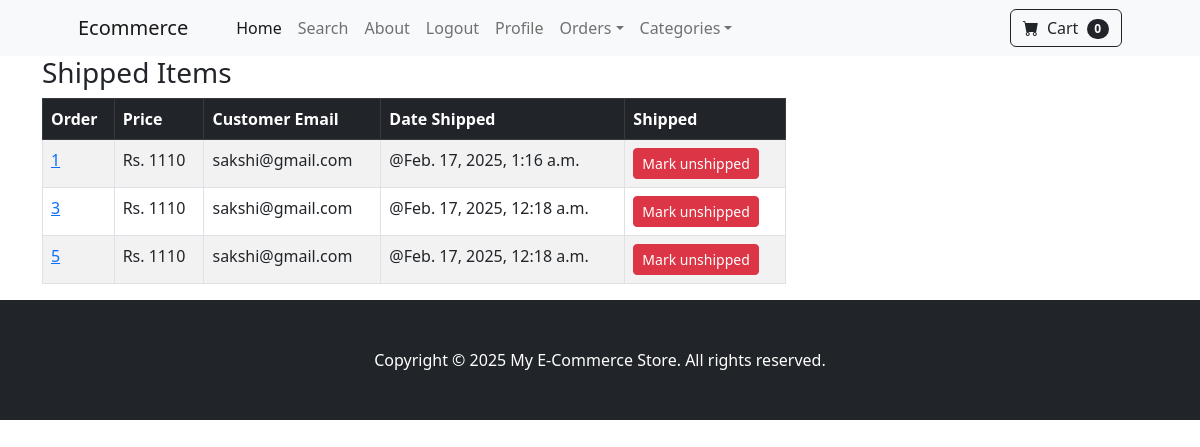
The app's page /payment/shipped_dash/ (signed in) with its own data.
### payment/models.py (models this page shows, shortened)
class Order(models.Model):
    user = models.ForeignKey(User, on_delete=models.CASCADE,null=True,blank=True)
    full_name = models.CharField(max_length=250)
    email = models.EmailField(max_length=250)
    shipping_address = models.TextField(max_length=1500)
    amount_paid = models.IntegerField()
    date_ordered = models.DateTimeField(auto_now_add=True)
    shipped = models. BooleanField(default=False)
    date_shipped = models.DateTimeField(blank=True,null=True)

### payment/views.py (the view)
# urls.py: path('shipped_dash/',views.shipped_dash,name="shipped_dash"),
def shipped_dash(request):
    if request.user.is_authenticated and request.user.is_superuser:
        orders = Order.objects.filter(shipped=True)
        if request.POST:
            num = request.POST['num']
            order = Order.objects.filter(id=num)
            order.update(shipped=False)
            messages.success(request,"Shipping Status Updated!!")
            return redirect('shipped_dash')
        return render(request,"shipped_dash.html",{"orders":orders})
    else:
        messages.success(request, 'Access Denied')
        return redirect('index')

### cart/cart.py (called while the page is built)
    def __len__(self):
        return len(self.cart)

### cart/context_processors.py (called while the page is built)
def cart(request):
    return {'cart':Cart(request)}

### payment/templates/shipped_dash.html (shortened to what this page needs)
{% extends 'base.html' %}
{% block content %}
<div class="container">
    <div class="row">
        <centre>
                <div class="col-8">
                    <h3>
                        Shipped Items
                    </h3>
                    <table class="table table-striped table-hover table-bordered">
                        <thead class="table-dark">
                          <tr>
                            <th scope="col">Order</th>
                            <th scope="col">Price</th>
                            <th scope="col">Customer Email</th>
                            <th scope="col">Date Shipped</th>
                            <th scope="col">Shipped</th>
                          </tr>
                        </thead>
                        <tbody>
                            {% for item in orders %}
                          <tr>
                            <td><a href="{% url 'orders' item.id %}">{{ item.id }}</a></td>
                            <td>Rs. {{ item.amount_paid }}</td>
                            <td>{{ item.email }}</td>
                            <td>@{{ item.date_shipped }}</td>
                            <td>
                              <form method="POST" >
                                <button type="submit" class="btn btn-danger btn-sm">Mark unshipped</button>
                            </form>
                            </td>
                          </tr>
                          {% endfor %}
                        </tbody>
                      </table>
                </div>
        </centre>
    </div>
</div>
{% endblock %}

### records on screen
Order: id "1", amount_paid "1110", email "sakshi@gmail.com", date_shipped "Feb. 17, 2025, 1:16 a.m."
Order: id "3", amount_paid "1110", email "sakshi@gmail.com", date_shipped "Feb. 17, 2025, 12:18 a.m."
Order: id "5", amount_paid "1110", email "sakshi@gmail.com", date_shipped "Feb. 17, 2025, 12:18 a.m."

### other values on screen
{{ cart|length }} "0"
